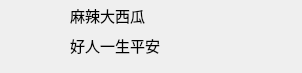
<?xml version="1.0" encoding="UTF-8"?>
<ui version="4.0">
 <class>friendItem</class>
 <widget class="QWidget" name="friendItem">
  <property name="geometry">
   <rect>
    <x>0</x>
    <y>0</y>
    <width>302</width>
    <height>73</height>
   </rect>
  </property>
  <property name="minimumSize">
   <size>
    <width>302</width>
    <height>73</height>
   </size>
  </property>
  <property name="maximumSize">
   <size>
    <width>302</width>
    <height>73</height>
   </size>
  </property>
  <property name="font">
   <font>
    <family>黑体</family>
    <pointsize>11</pointsize>
   </font>
  </property>
  <property name="windowTitle">
   <string>Form</string>
  </property>
  <widget class="QPushButton" name="pb_icon">
   <property name="geometry">
    <rect>
     <x>10</x>
     <y>10</y>
     <width>50</width>
     <height>50</height>
    </rect>
   </property>
   <property name="text">
    <string/>
   </property>
   <property name="icon">
    <iconset resource="resourse.qrc">
     <normaloff>:/tx/24.png</normaloff>:/tx/24.png</iconset>
   </property>
   <property name="iconSize">
    <size>
     <width>50</width>
     <height>50</height>
    </size>
   </property>
   <property name="flat">
    <bool>true</bool>
   </property>
  </widget>
  <widget class="QLabel" name="lb_name">
   <property name="geometry">
    <rect>
     <x>70</x>
     <y>0</y>
     <width>221</width>
     <height>30</height>
    </rect>
   </property>
   <property name="text">
    <string>麻辣大西瓜</string>
   </property>
  </widget>
  <widget class="QLabel" name="lb_feeling">
   <property name="geometry">
    <rect>
     <x>70</x>
     <y>30</y>
     <width>221</width>
     <height>30</height>
    </rect>
   </property>
   <property name="text">
    <string>好人一生平安</string>
   </property>
  </widget>
 </widget>
 <resources>
  <include location="resourse.qrc"/>
 </resources>
 <connections/>
</ui>
